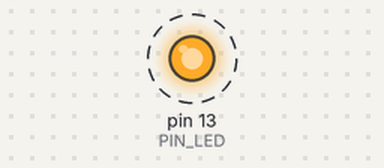
A sketch run on a simulated Arduino Uno, built with avr-gcc and run on an emulated ATmega328P. On the bench: output pins drawn as LEDs (lit = HIGH). Dashed ring = blinking. What the sketch prints to the serial monitor is not drawn.

Above: at 0.2 s.
Timing chart, 0 to 3.0 s (numbered marks = the images above):
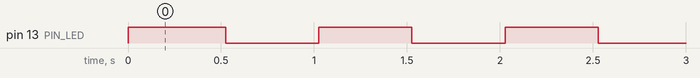

The sketch:

Lab01_Ejercicio3_Millis.ino.ino
```cpp
const int PIN_LED = 13;
int contador = 0;

void setup() {
  pinMode(PIN_LED, OUTPUT);
  Serial.begin(9600);
  Serial.println("=== Ejercicio 3 ===");
  Serial.println("Formato: [#N] t=XXXX ms LED -> ESTADO");
}

void loop() {
  contador++;

  digitalWrite(PIN_LED, HIGH);
  Serial.print("[#");
  Serial.print(contador);
  Serial.print("] t=");
  Serial.print(millis());
  Serial.println(" ms LED -> ENCENDIDO");
  delay(500);

  digitalWrite(PIN_LED, LOW);
  Serial.print("[#");
  Serial.print(contador);
  Serial.print("] t=");
  Serial.print(millis());
  Serial.println(" ms LED -> APAGADO");
  delay(500);
}
```

Measured:
- by itself, pin 13 (PIN_LED): alternates HIGH for 0.50 s and LOW for 0.50 s
